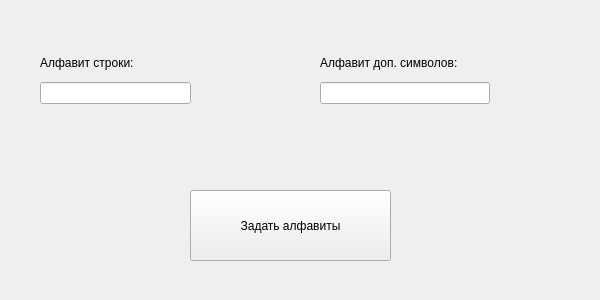
<?xml version="1.0" encoding="UTF-8"?>
<ui version="4.0">
 <class>AlphabetWindow</class>
 <widget class="QWidget" name="AlphabetWindow">
  <property name="geometry">
   <rect>
    <x>0</x>
    <y>0</y>
    <width>600</width>
    <height>300</height>
   </rect>
  </property>
  <property name="windowTitle">
   <string>Form</string>
  </property>
  <widget class="QPushButton" name="MakeAlphabetButton">
   <property name="geometry">
    <rect>
     <x>190</x>
     <y>190</y>
     <width>201</width>
     <height>71</height>
    </rect>
   </property>
   <property name="text">
    <string>Задать алфавиты</string>
   </property>
  </widget>
  <widget class="QWidget" name="layoutWidget">
   <property name="geometry">
    <rect>
     <x>40</x>
     <y>50</y>
     <width>151</width>
     <height>54</height>
    </rect>
   </property>
   <layout class="QVBoxLayout" name="verticalLayout">
    <item>
     <widget class="QLabel" name="label1">
      <property name="text">
       <string>Алфавит строки:</string>
      </property>
     </widget>
    </item>
    <item>
     <widget class="QLineEdit" name="InputMainA_field"/>
    </item>
   </layout>
  </widget>
  <widget class="QWidget" name="layoutWidget">
   <property name="geometry">
    <rect>
     <x>320</x>
     <y>50</y>
     <width>170</width>
     <height>54</height>
    </rect>
   </property>
   <layout class="QVBoxLayout" name="verticalLayout_2">
    <item>
     <widget class="QLabel" name="label2">
      <property name="text">
       <string>Алфавит доп. символов:</string>
      </property>
     </widget>
    </item>
    <item>
     <widget class="QLineEdit" name="InputExtraA_field"/>
    </item>
   </layout>
  </widget>
 </widget>
 <resources/>
 <connections/>
</ui>
